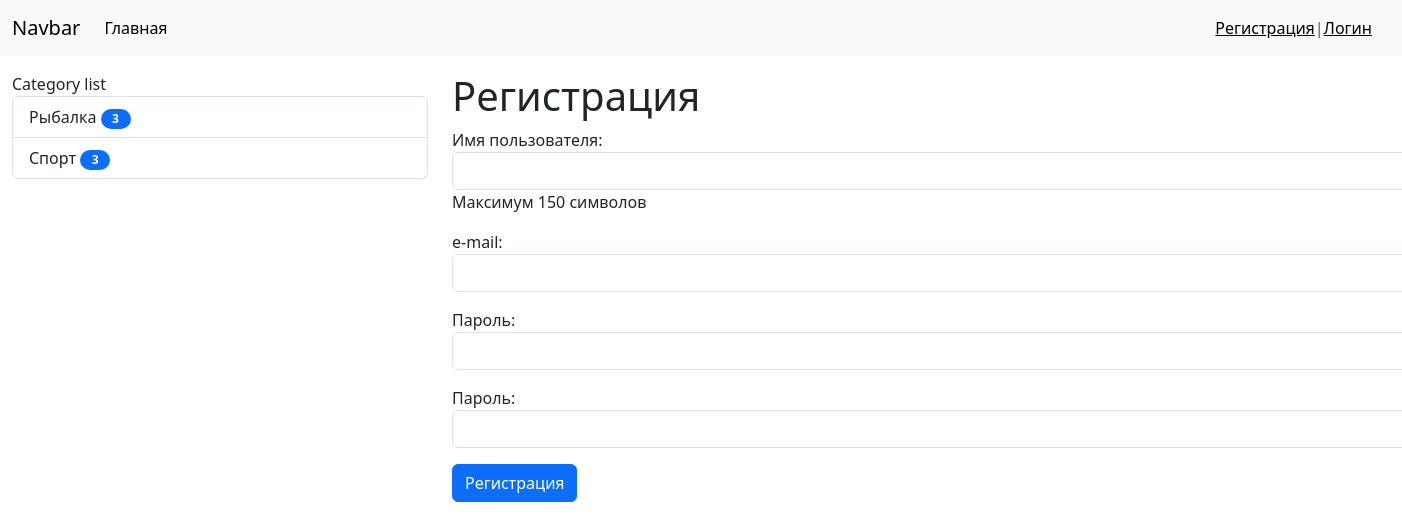
The app's page /register/register, older data.
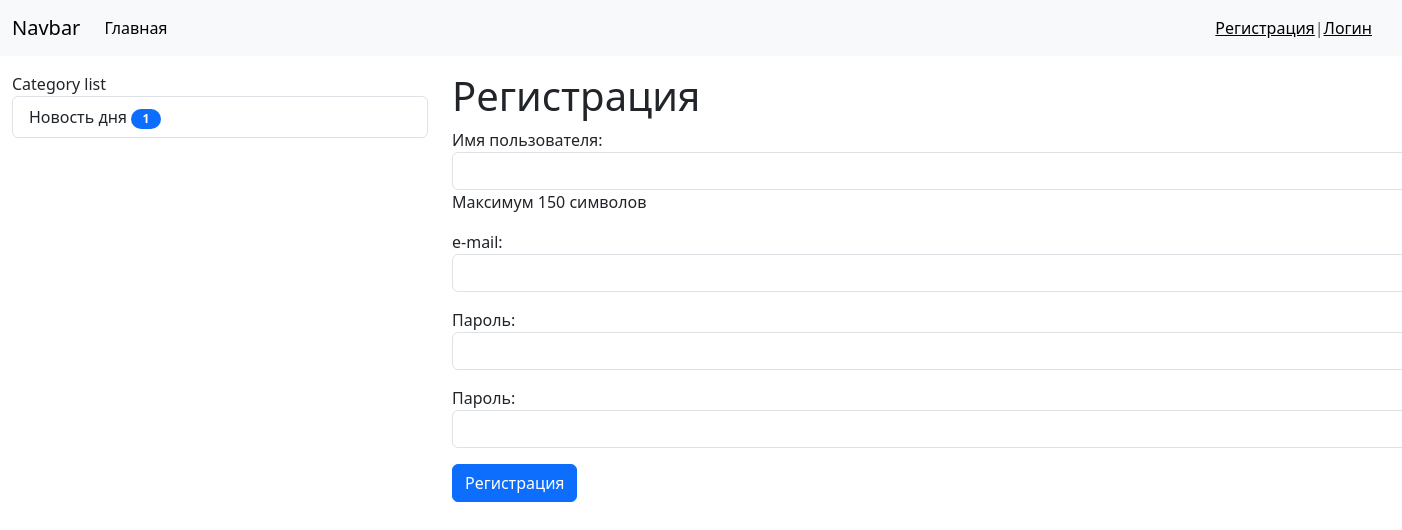
The same page, newer data.
### News/models.py (models this page shows)
class Category(models.Model):
    objects = None # Сюда тоже что то нужно дописать
    title = models.CharField(max_length=150, db_index=True, verbose_name='Категория')
    def get_absolute_url(self):
        return reverse_lazy('Category', kwargs={'category_id': self.pk})
    class Meta:
        verbose_name = 'Категория'
        verbose_name_plural = 'Категория'
        ordering = ['title']

### Register/views.py (the view)
# urls.py: path('register', register, name='Register'),
def register(request):
    if request.method == 'POST':
        form = UserRegisterForm()
        if form.is_valid():
            form.save()
            messages.success(request, 'Your registration is success')
            user = form.save()
            login(request, user)
        else:
            messages.error(request, 'Registration error!')
    else:
        form = UserRegisterForm()
    return render(request, 'Register/register.html', {'form': form})

### Register/forms.py
class UserRegisterForm(UserCreationForm):
    username = forms.CharField(label="Имя пользователя", help_text='Максимум 150 символов',
                               widget=forms.TextInput(attrs={'class': 'form-control'}))
    password1 = forms.CharField(label="Пароль",
                                widget=forms.PasswordInput(attrs={'class': 'form-control'}))
    password2 = forms.CharField(label="Пароль",
                                widget=forms.PasswordInput(attrs={'class': 'form-control'}))
    email = forms.EmailField(label='e-mail',
                             widget=forms.EmailInput(attrs={'class': 'form-control'}))
    class Meta:
        model = User
        fields = ('username', 'email', 'password1', 'password2')

### News/templatetags/news_tags.py (called while the page is built)
@register.simple_tag(name='get_list_categories')
def get_categories():
    return Category.objects.all()

@register.inclusion_tag('news/list_categories.html')
def show_categories(arg1='Category', arg2='list'):
    categories = Category.objects.annotate(cnt=Count('news', filter=F('news__is_published'))).filter(cnt__gt=0)
    return {'categories': categories, 'arg1': arg1, 'arg2': arg2}

### Register/templates/Register/register.html (shortened to what this page needs)
{% extends 'base.html' %}
{% block sidebar %}
{% include 'inc/_sidebar.html' %}
{% endblock %}
{% block content %}
    <h1>Регистрация</h1>
    <form method="post" style="width: 1000px">
          {{ form.as_p }}
        <button type="submit" class="btn btn-primary btn-block">Регистрация</button>
    </form>
{% endblock %}

### templates/base.html (shortened to what this page needs)
<!doctype html>
{% include 'inc/_nav.html' %}
{% load static %}
<html lang="en">
  <head>
      <link href="{% static 'css/style.css' %}" rel="stylesheet">
      <link href="https://cdn.jsdelivr.net/npm/bootstrap@5.3.3/dist/css/bootstrap.min.css" rel="stylesheet">
  </head>
  <body>
            <div class="container mt-3" style="margin-left: 0px;">
                <div class="row">
                    <div class="col-md-4">
                        {% block sidebar %}SIDEBAR{% endblock %}
                    </div>
                <div class="col-md-8">
                  {% block content %}CONTENT{% endblock %}
                </div>
  </body>
</html>

### templates/inc/_nav.html (shortened to what this page needs)
<nav class="navbar navbar-expand-lg bg-light">
    <div class="container-fluid">
       <a class="navbar-brand" href="{% url 'Home' %}">Navbar</a>
       <div class="collapse navbar-collapse" id="navbarNav">
         <ul class="navbar-nav">
           <li class="nav-item">
             <a class="nav-link active" aria-current="page" href="{% url 'start' %}">Главная</a>
           </li>
         </ul>
       </div>
    </div>
    <span class="navbar-text" style="margin-right: 30px; display: flex;">
        {% if request.user.is_authenticated %}
        Привет, {{ user.username }} | <a href="{% url 'Logout' %}">Выйти</a>
        {% else %}
        <a href="{% url 'Register' %}">Регистрация</a>  |  <a href="{% url 'Login' %}">Логин</a>
        {% endif %}
    </span>
</nav>

### templates/inc/_sidebar.html (shortened to what this page needs)
{% load news_tags %}
{% show_categories %}

### News/templates/News/list_categories.html
{% load news_tags %}
<div class="list-group">
      {{ arg1 }} {{ arg2 }}
    {% for cat in categories %}
    <a href="{{ cat.get_absolute_url }}" class="list-group-item list-group-item-action">{{ cat.title }}
        <span class="badge bg-primary rounded-pill" style="width: 30px; color:white;">{{ cat.cnt }}</span>
        </a>
    {% endfor %}
</div>

### static/css/style.css (style rules this page uses)
body { background-color: #ccc; }

Row changes from the older to the newer data that the page shows:
no longer on this page (row edited): Category: title "Спорт", cnt "3"
changed Category: title "Рыбалка" → "Новость дня"; cnt "3" → "1"
